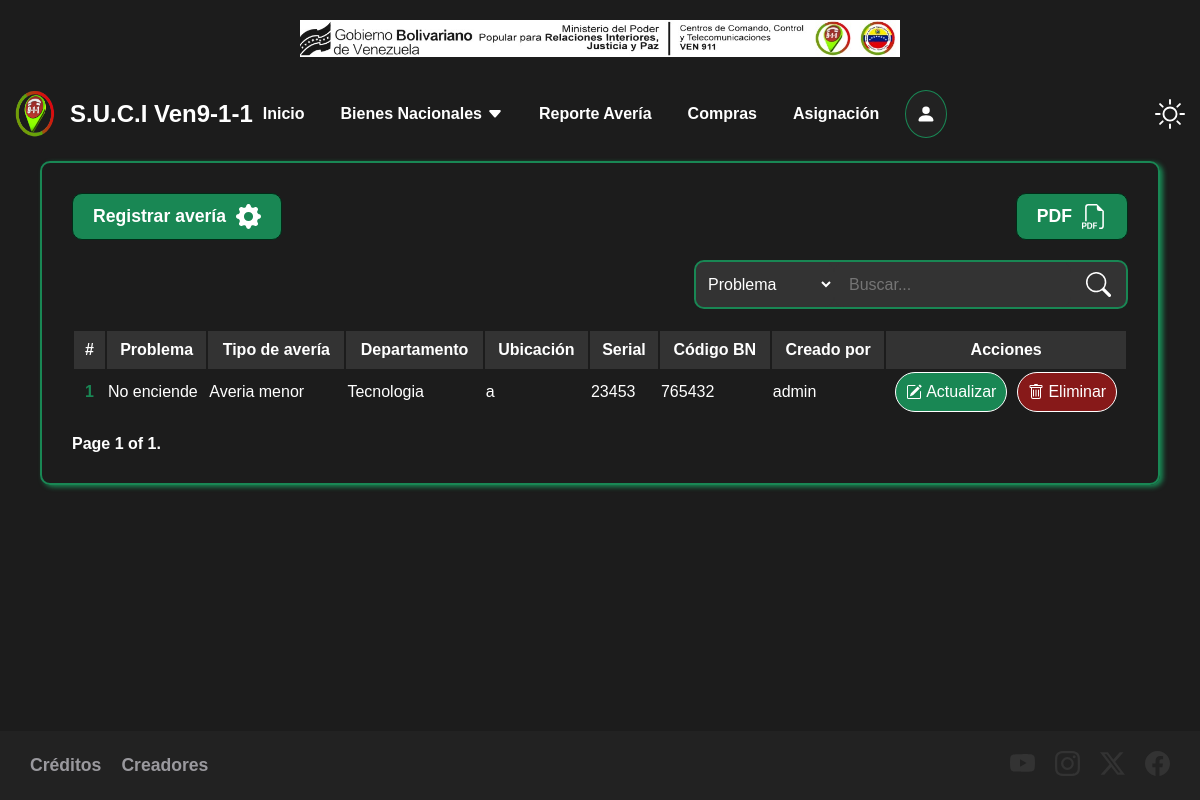
/bienes/averia, run on the app's committed database.
### administracion/models.py (models this page shows, shortened)
class Averia(models.Model):
    problema = models.TextField(max_length=255)
    tipo_averia = models.ForeignKey(TipoAveria, on_delete=models.CASCADE)
    departamento = models.ForeignKey(Departamento, on_delete=models.CASCADE)
    ubicacion = models.TextField(max_length=255)
    serial = models.CharField(max_length=255)
    codigo_bn = models.CharField(max_length=255)
    user = models.ForeignKey(User, on_delete=models.CASCADE)

class TipoAveria(models.Model):
    nombre = models.CharField(max_length=255)
    created_at = models.DateTimeField(default=timezone.now)
    def __str__(self):
        return self.nombre

class Departamento(models.Model):
    nombre = models.CharField(max_length=255)
    created_at = models.DateTimeField(default=timezone.now)
    def __str__(self):
        return self.nombre

### administracion/views.py (the view)
# urls.py: path('bienes/averia', views.averia, name='averia'),
def averia(request):
    averia = Averia.objects.filter()
    paginator = Paginator(averia, 10)  # Show 10 per page.
    page_number = request.GET.get("page", 1)
    page_obj = paginator.get_page(page_number)
    return render(request, 'averia/averia.html', {
        'averia': paginator.page(page_number),
        'page_obj': page_obj
    })

### administracion/templates/averia/averia.html (shortened to what this page needs)
{% extends 'base.html' %}
{% block content %}
    <main class="content">
        <div class="content-buttons">
            <div>
                <a href="{% url 'create_averia' %}">
                    <span>Registrar avería</span>
                </a>
            </div>
            <div>
                <a>
                    <span>PDF</span>
                </a>
            </div>
        </div>
        <div class="content-search">
            <form action="{% url 'search_averia' %}" method="GET">
                <select name="option" id="option">
                    <option value="problema">Problema</option>
                </select>
                <input name="q" type="search" placeholder="Buscar..." aria-label="Search">
                <svg xmlns="http://www.w3.org/2000/svg" width="25" height="25" fill="currentColor" class="bi bi-search" viewBox="0 0 16 16">
                    <path d="M11.742 10.344a6.5 6.5 0 1 0-1.397 1.398h-.001q.044.06.098.115l3.85 3.85a1 1 0 0 0 1.415-1.414l-3.85-3.85a1 1 0 0 0-.115-.1zM12 6.5a5.5 5.5 0 1 1-11 0 5.5 5.5 0 0 1 11 0"/>
                </svg>
            </form>
        </div>
        <table class="content-table">
            <thead>
                <tr>
                    <th scope="col">#</th>
                    <th scope="col">Problema</th>
                    <th scope="col">Tipo de avería</th>
                    <th scope="col">Departamento</th>
                    <th scope="col">Ubicación</th>
                    <th scope="col">Serial</th>
                    <th scope="col">Código BN</th>
                    <th scope="col">Creado por</th>
                    <th scope="col">Acciones</th>
                </tr>
            </thead>
            <tbody>
                {% for ave in averia %}
                <tr>
                    <th scope="row">{{ ave.id }}</th>
                    <td>{{ ave.problema }}</td>
                    <td>{{ ave.tipo_averia }}</td>
                    <td>{{ ave.departamento }}</td>
                    <td>{{ ave.ubicacion }}</td>
                    <td>{{ ave.serial }}</td>
                    <td>{{ ave.codigo_bn }}</td>
                    <td>{{ ave.user }}</td>
                    <td>
                        <div>
                            <a href="{% url 'update_averia' ave.id %}">
                                Actualizar
                            </a>
                            <form action="{% url 'delete_averia' ave.id %}" method="POST">
                                <button>
                                    Eliminar
                                </button>
                            </form>
                        </div>
                    </td>
                </tr>
                {% endfor %}
            </tbody>
        </table>
        <div class="pagination">
            <span class="step-links">
                <span class="current">
                    Page {{ page_obj.number }} of {{ page_obj.paginator.num_pages }}.
                </span>
            </span>
        </div>
    </main>
{% endblock %}

### administracion/static/css/main.css (style rules this page uses)
body { background: #1c1c1c;; font-family: sans-serif; margin: 0; }

### data on the page
Averia: id "1", problema "No enciende", tipo_averia "Averia menor", departamento "Tecnologia", ubicacion "a", serial "23453", codigo_bn "765432", user "admin"

### other printed values
{{ page_obj.number }} "1"
{{ page_obj.paginator.num_pages }} "1"
